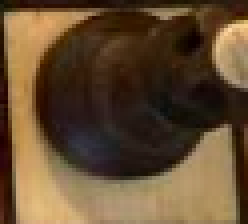
#> input picture photos_test/square/with_pieces/black_on_white_g.png, 62 x 56 px (shown 4 times larger)
$ jupyter execute color_detection.ipynb   (older library calls are emulated)
#> lines starting #> are read from the running program, lines starting #| are printed output that depends on the picture
### code/utils.py
import os
import matplotlib.pyplot as plt
import numpy as np
import cv2

############        General            ############


def get_list_img_path(folder_path):
    elements = sorted(os.listdir(folder_path))
    imgs_path = [folder_path + img_name for img_name in elements]
    return imgs_path


def show_and_get_gray_img(path):
    img_gray = cv2.imread(path, 0)
    plt.imshow(img_gray, cmap="gray")
    plt.show()
    return img_gray


def show_and_get_colored_img(path):
    img_bgr = cv2.imread(path, 1)
#> img_bgr is the input picture: shape (56, 62, 3); mean B, G, R 49.4, 76.2, 99.9
    img_rgb = cv2.cvtColor(img_bgr, cv2.COLOR_BGR2RGB)
    plt.imshow(img_rgb)
    plt.show()
    return img_rgb


# [87 lines left out: functions get_test_boxes, get_gradient, not called in this run]


def is_piece_in_square(img, treshold=7.5):
    return get_gradient(img) > treshold


############         Piece detection color         ############


# [7 lines left out: function get_gradient_color, not called in this run]


def is_piece_in_color_square(img, treshold=8):
    return get_gradient_color(img) > treshold


############         Color detection          ############


def get_central_part_of_square(img):
    X, Y = img.shape
    return img[int(X / 4) : int(3 * X / 4), int(Y / 4) : int(3 * Y / 4)]


# [15 lines left out: functions is_piece_white, get_coord_square, not called in this run]


def get_square(img, Xmin, Xmax, Ymin, Ymax):
    return img[Ymin:Ymax, Xmin:Xmax]  # X et Y sont inversés, je ne sais pas pq


# [64 lines left out: functions get_all_squares, square_color, squares_to_array, get_initial_position, get_square_type, is_final_square, not called in this run]


#############    Writing the played move    #####################
def is_capture(final_pos_square):
    return final_pos_square != " "


# [81 lines left out: functions get_queen, get_move, new_position, get_moves, not called in this run]

### code/color_detection.ipynb
This notebook aims to get the color of a piece on a square.

## Import

[cell 1]
import cv2
import numpy as np
from matplotlib import pyplot as plt

import utils as u

## Load images

[cell 2]
BoW_rgb = u.show_and_get_colored_img('.././photos_test/square/with_pieces/black_on_white_g.png')
BoW_g = u.show_and_get_gray_img('.././photos_test/square/with_pieces/black_on_white_g.png')
#> in show_and_get_gray_img, `img_gray = cv2.imread(path, 0)`:
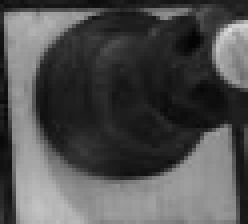
#> img_gray: shape (56, 62) (shown 4 times larger); min 3, max 220, mean 79.7

WoW_rgb = u.show_and_get_colored_img('.././photos_test/square/with_pieces/white_on_white_c.png')
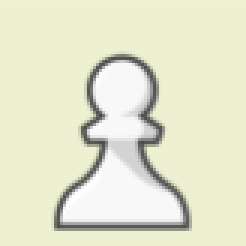
#> input picture photos_test/square/with_pieces/white_on_white_c.png, 82 x 82 px (shown 3 times larger)
#> in show_and_get_colored_img, img_bgr is the input picture: shape (82, 82, 3); mean B, G, R 206.8, 230.6, 228.3
WoW_g = u.show_and_get_gray_img('.././photos_test/square/with_pieces/white_on_white_c.png')
#> in show_and_get_gray_img (call 2), `img_gray = cv2.imread(path, 0)`:
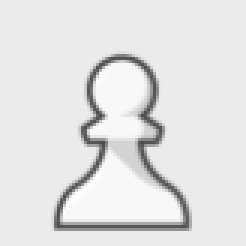
#> img_gray: shape (82, 82) (shown 3 times larger); min 73, max 255, mean 226.8

WoB_g = u.show_and_get_gray_img('.././photos_test/square/with_pieces/white_on_black_m.png')
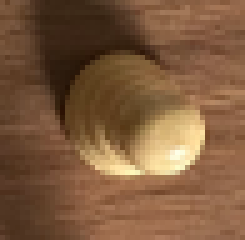
#> input picture photos_test/square/with_pieces/white_on_black_m.png, 49 x 48 px (shown 5 times larger)
#> in show_and_get_gray_img (call 3), `img_gray = cv2.imread(path, 0)`:
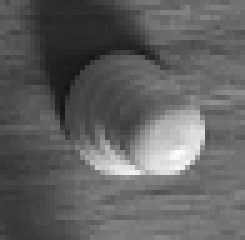
#> img_gray: shape (48, 49) (shown 5 times larger); min 22, max 251, mean 96.9

The idea is to derermine the color of a piece by focusing on the center of the square. We want to avoid the edge effect (presence of another piece in the side of the square). We only keep the quarter of pixel located at the center.

[cell 3]
def get_central_part_of_square(img):
    X, Y = img.shape
#> X = 48; Y = 49
    return img[int(X/4):int(3*X/4), int(Y/4):int(3*Y/4)]
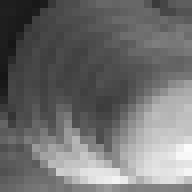
#> returned value: shape (24, 24) (shown 8 times larger); min 22, max 251, mean 111.1

plt.imshow(WoB_g, cmap='gray')
plt.title('Original square')
plt.show()
central_WoB_g = get_central_part_of_square(WoB_g)
plt.imshow(central_WoB_g, cmap='gray')
plt.title('Center of the square')
plt.show()

[cell 4]
def is_piece_black(img, treshold = 100 ):
#> called with treshold = 100
    central_img = get_central_part_of_square(img)
    whiteness = np.mean(central_img)
#> whiteness = 111.1
    is_black = whiteness < treshold
#> is_black = False
    if is_black:
        title = 'There is a black piece in this square : ' +  str(int(whiteness))
    else :
        title = "There is a white piece in this square : " +  str(int(whiteness))
    plt.imshow(img, cmap='gray')
    plt.title(title)
    plt.show()
    return is_black

is_piece_black(WoB_g)
#> Out = False

[cell 5]
pieces_path = '.././photos_test/square/with_pieces/'

def get_result_for_folder(folder_path):
    img_paths = u.get_list_img_path(folder_path)
    nb_img = len(img_paths)
    black_pieces_detected = 0
    for img_path in img_paths:
        img = cv2.imread(img_path,0)
        black_pieces_detected += is_piece_black(img, treshold = 100 )
#> in get_central_part_of_square (call 3), `return img[int(X/4):int(3*X/4), int(Y/4):int(3*Y/4)]`:
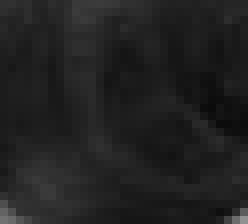
#> returned value: shape (28, 31) (shown 8 times larger); min 11, max 145, mean 33.2
#> black_pieces_detected = 1
    print(black_pieces_detected, ' black pieces detected on', nb_img, 'images' )
#| 1  black pieces detected on 3 images

get_result_for_folder(pieces_path)
